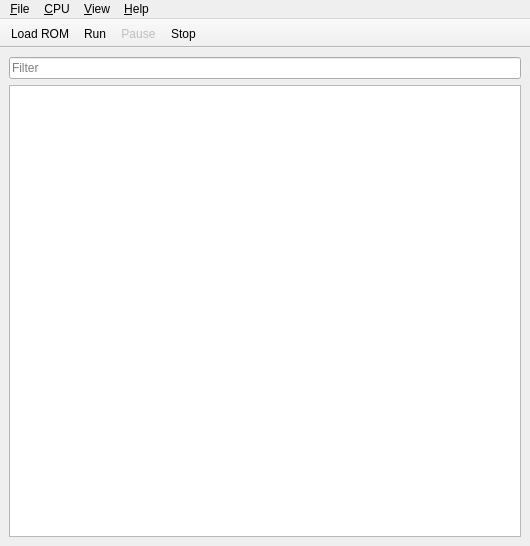
<?xml version="1.0" encoding="UTF-8"?>
<ui version="4.0">
 <class>Pretendo</class>
 <widget class="QMainWindow" name="Pretendo">
  <property name="geometry">
   <rect>
    <x>0</x>
    <y>0</y>
    <width>520</width>
    <height>539</height>
   </rect>
  </property>
  <property name="windowTitle">
   <string>Pretendo</string>
  </property>
  <property name="windowIcon">
   <iconset resource="pretendo.qrc">
    <normaloff>:/pretendo/graphics/pretendo_32x32x8.png</normaloff>:/pretendo/graphics/pretendo_32x32x8.png</iconset>
  </property>
  <widget class="QWidget" name="centralwidget">
   <layout class="QGridLayout" name="gridLayout_2">
    <item row="0" column="0">
     <widget class="QStackedWidget" name="stackedWidget">
      <property name="currentIndex">
       <number>0</number>
      </property>
      <widget class="QWidget" name="page">
       <layout class="QVBoxLayout" name="verticalLayout">
        <property name="margin">
         <number>0</number>
        </property>
        <item>
         <widget class="QLineEdit" name="lineEdit">
          <property name="placeholderText">
           <string>Filter</string>
          </property>
         </widget>
        </item>
        <item>
         <widget class="QListView" name="listView"/>
        </item>
       </layout>
      </widget>
      <widget class="QWidget" name="page_2">
       <layout class="QGridLayout" name="gridLayout">
        <property name="margin">
         <number>0</number>
        </property>
        <item row="0" column="0">
         <widget class="QGLVideo" name="video" native="true">
          <property name="minimumSize">
           <size>
            <width>512</width>
            <height>480</height>
           </size>
          </property>
         </widget>
        </item>
       </layout>
      </widget>
     </widget>
    </item>
   </layout>
  </widget>
  <widget class="QMenuBar" name="menubar">
   <property name="geometry">
    <rect>
     <x>0</x>
     <y>0</y>
     <width>520</width>
     <height>21</height>
    </rect>
   </property>
   <widget class="QMenu" name="menu_File">
    <property name="title">
     <string>&amp;File</string>
    </property>
    <addaction name="action_Load_ROM"/>
    <addaction name="action_Free_ROM"/>
    <addaction name="separator"/>
    <addaction name="action_Preferences"/>
    <addaction name="separator"/>
    <addaction name="action_Exit"/>
   </widget>
   <widget class="QMenu" name="menu_CPU">
    <property name="title">
     <string>&amp;CPU</string>
    </property>
    <addaction name="action_Run"/>
    <addaction name="action_Stop"/>
    <addaction name="action_Pause"/>
    <addaction name="separator"/>
    <addaction name="action_Hard_Reset"/>
    <addaction name="actionReset"/>
   </widget>
   <widget class="QMenu" name="menu_Help">
    <property name="title">
     <string>&amp;Help</string>
    </property>
   </widget>
   <widget class="QMenu" name="menu_View">
    <property name="title">
     <string>&amp;View</string>
    </property>
    <addaction name="actionShow_Sprites"/>
   </widget>
   <addaction name="menu_File"/>
   <addaction name="menu_CPU"/>
   <addaction name="menu_View"/>
   <addaction name="menu_Help"/>
  </widget>
  <widget class="QToolBar" name="toolBar">
   <property name="windowTitle">
    <string>toolBar</string>
   </property>
   <property name="movable">
    <bool>false</bool>
   </property>
   <property name="floatable">
    <bool>false</bool>
   </property>
   <attribute name="toolBarArea">
    <enum>TopToolBarArea</enum>
   </attribute>
   <attribute name="toolBarBreak">
    <bool>false</bool>
   </attribute>
   <addaction name="action_Load_ROM"/>
   <addaction name="action_Run"/>
   <addaction name="action_Pause"/>
   <addaction name="action_Stop"/>
  </widget>
  <action name="action_Load_ROM">
   <property name="icon">
    <iconset resource="pretendo.qrc">
     <normaloff>:/pretendo/graphics/pretendo_eject.png</normaloff>:/pretendo/graphics/pretendo_eject.png</iconset>
   </property>
   <property name="text">
    <string>&amp;Load ROM</string>
   </property>
  </action>
  <action name="action_Free_ROM">
   <property name="text">
    <string>&amp;Free ROM</string>
   </property>
  </action>
  <action name="action_Run">
   <property name="icon">
    <iconset resource="pretendo.qrc">
     <normaloff>:/pretendo/graphics/pretendo_play.png</normaloff>:/pretendo/graphics/pretendo_play.png</iconset>
   </property>
   <property name="text">
    <string>&amp;Run</string>
   </property>
  </action>
  <action name="action_Stop">
   <property name="icon">
    <iconset resource="pretendo.qrc">
     <normaloff>:/pretendo/graphics/pretendo_stop.png</normaloff>:/pretendo/graphics/pretendo_stop.png</iconset>
   </property>
   <property name="text">
    <string>&amp;Stop</string>
   </property>
  </action>
  <action name="action_Pause">
   <property name="enabled">
    <bool>false</bool>
   </property>
   <property name="icon">
    <iconset resource="pretendo.qrc">
     <normaloff>:/pretendo/graphics/pretendo_pause.png</normaloff>:/pretendo/graphics/pretendo_pause.png</iconset>
   </property>
   <property name="text">
    <string>&amp;Pause</string>
   </property>
  </action>
  <action name="action_Exit">
   <property name="text">
    <string>E&amp;xit</string>
   </property>
  </action>
  <action name="actionShow_Background">
   <property name="checkable">
    <bool>true</bool>
   </property>
   <property name="checked">
    <bool>true</bool>
   </property>
   <property name="text">
    <string>Show &amp;Background</string>
   </property>
  </action>
  <action name="actionShow_Sprites">
   <property name="checkable">
    <bool>true</bool>
   </property>
   <property name="checked">
    <bool>true</bool>
   </property>
   <property name="text">
    <string>Show &amp;Sprites</string>
   </property>
  </action>
  <action name="action_Hard_Reset">
   <property name="text">
    <string>&amp;Hard Reset</string>
   </property>
  </action>
  <action name="actionReset">
   <property name="text">
    <string>Reset</string>
   </property>
  </action>
  <action name="action_Preferences">
   <property name="text">
    <string>&amp;Preferences</string>
   </property>
  </action>
 </widget>
 <customwidgets>
  <customwidget>
   <class>QGLVideo</class>
   <extends>QWidget</extends>
   <header>QGLVideo.h</header>
   <container>1</container>
  </customwidget>
 </customwidgets>
 <resources>
  <include location="pretendo.qrc"/>
 </resources>
 <connections>
  <connection>
   <sender>action_Exit</sender>
   <signal>triggered()</signal>
   <receiver>Pretendo</receiver>
   <slot>close()</slot>
   <hints>
    <hint type="sourcelabel">
     <x>-1</x>
     <y>-1</y>
    </hint>
    <hint type="destinationlabel">
     <x>259</x>
     <y>270</y>
    </hint>
   </hints>
  </connection>
 </connections>
</ui>
